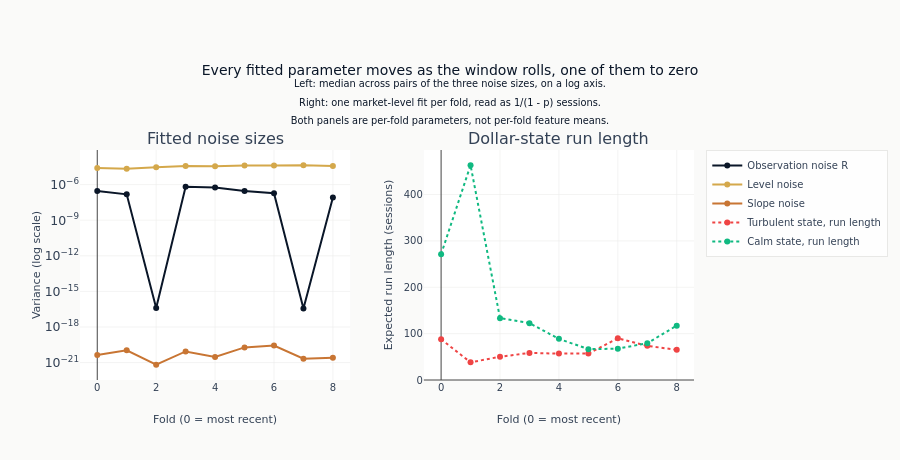

Notebook source saved alongside this figure:
### Markdown cell above
The two panels carry different units, so each axis is set on its own. The left one is
labelled in powers of ten rather than in the SI prefixes plotly reaches for by default,
which would render $10^{-6}$ as "1u" - a unit on an axis whose quantity is a variance and
has none.

### Code cell
fig.update_yaxes(
    title_text="Variance (log scale)",
    type="log",
    exponentformat="power",
    row=1,
    col=1,
)
fig.update_yaxes(title_text="Expected run length (sessions)", rangemode="tozero", row=1, col=2)
fig.update_xaxes(title_text="Fold (0 = most recent)", row=1, col=1)
fig.update_xaxes(title_text="Fold (0 = most recent)", row=1, col=2)
fig.update_layout(
    title=(
        "Every fitted parameter moves as the window rolls, one of them to zero"
        "<br><sup>Left: median across pairs of the three noise sizes, on a log axis."
        "<br>Right: one market-level fit per fold, read as 1/(1 - p) sessions."
        "<br>Both panels are per-fold parameters, not per-fold feature means.</sup>"
    ),
    height=460,
    margin={"t": 150},
)
show_plotly_with_alt(
    fig,
    "Two panels against fold number, with fold zero the most recent. On the left, the "
    "three fitted state-space noise sizes on a logarithmic axis: the level noise is the "
    "largest and holds a nearly flat line across folds, the slope noise sits many orders "
    "below it and also holds, while the observation noise tracks near the level noise "
    "for most folds and drops away by more than ten orders of magnitude on the few where "
    "the search puts it at zero. On the right, the expected run length of each "
    "dollar-regime state in sessions: the calm state starts far higher, falls steeply "
    "over the first few folds, and by the oldest folds the two states have converged to "
    "a similar length.",
)

### Figure 1 — Plotly figure (JSON) as saved in the notebook; plotly's stock layout.template omitted (floating-point values rounded to 4 significant figures)
{"data": [{"line": {"color": "#0a1628"}, "mode": "lines+markers", "name": "Observation noise R", "type": "scatter", "x": [0, 1, 2, 3, 4, 5, 6, 7, 8], "xaxis": "x", "y": [2.846e-07, 1.511e-07, 3.918e-17, 6.67e-07, 5.758e-07, 2.937e-07, 1.847e-07, 3.631e-17, 8.211e-08], "yaxis": "y"}, {"line": {"color": "#D4A84B"}, "mode": "lines+markers", "name": "Level noise", "type": "scatter", "x": [0, 1, 2, 3, 4, 5, 6, 7, 8], "xaxis": "x", "y": [2.514e-05, 2.16e-05, 2.957e-05, 3.739e-05, 3.566e-05, 4.158e-05, 4.031e-05, 4.282e-05, 3.618e-05], "yaxis": "y"}, {"line": {"color": "#C87533"}, "mode": "lines+markers", "name": "Slope noise", "type": "scatter", "x": [0, 1, 2, 3, 4, 5, 6, 7, 8], "xaxis": "x", "y": [4.411e-21, 1.085e-20, 6.568e-22, 8.675e-21, 2.988e-21, 1.899e-20, 2.758e-20, 2.101e-21, 2.556e-21], "yaxis": "y"}, {"line": {"color": "#ef4444", "dash": "dot"}, "mode": "lines+markers", "name": "Turbulent state, run length", "type": "scatter", "x": [0, 1, 2, 3, 4, 5, 6, 7, 8], "xaxis": "x2", "y": [87.83, 38.03, 50.16, 58.36, 56.96, 56.99, 89.94, 73.6, 65.05], "yaxis": "y2"}, {"line": {"color": "#10b981", "dash": "dot"}, "mode": "lines+markers", "name": "Calm state, run length", "type": "scatter", "x": [0, 1, 2, 3, 4, 5, 6, 7, 8], "xaxis": "x2", "y": [271.2, 463.1, 133.4, 122.6, 88.74, 66.5, 67.61, 79.31, 117.3], "yaxis": "y2"}], "layout": {"annotations": [{"font": {"size": 16}, "showarrow": false, "text": "Fitted noise sizes", "x": 0.22, "xanchor": "center", "xref": "paper", "y": 1.0, "yanchor": "bottom", "yref": "paper"}, {"font": {"size": 16}, "showarrow": false, "text": "Dollar-state run length", "x": 0.78, "xanchor": "center", "xref": "paper", "y": 1.0, "yanchor": "bottom", "yref": "paper"}], "height": 460, "margin": {"t": 150}, "title": {"text": "Every fitted parameter moves as the window rolls, one of them to zero<br><sup>Left: median across pairs of the three noise sizes, on a log axis.<br>Right: one market-level fit per fold, read as 1/(1 - p) sessions.<br>Both panels are per-fold parameters, not per-fold feature means.</sup>"}, "xaxis": {"anchor": "y", "domain": [0.0, 0.44], "title": {"text": "Fold (0 = most recent)"}}, "xaxis2": {"anchor": "y2", "domain": [0.56, 1.0], "title": {"text": "Fold (0 = most recent)"}}, "yaxis": {"anchor": "x", "domain": [0.0, 1.0], "exponentformat": "power", "title": {"text": "Variance (log scale)"}, "type": "log"}, "yaxis2": {"anchor": "x2", "domain": [0.0, 1.0], "rangemode": "tozero", "title": {"text": "Expected run length (sessions)"}}}}
